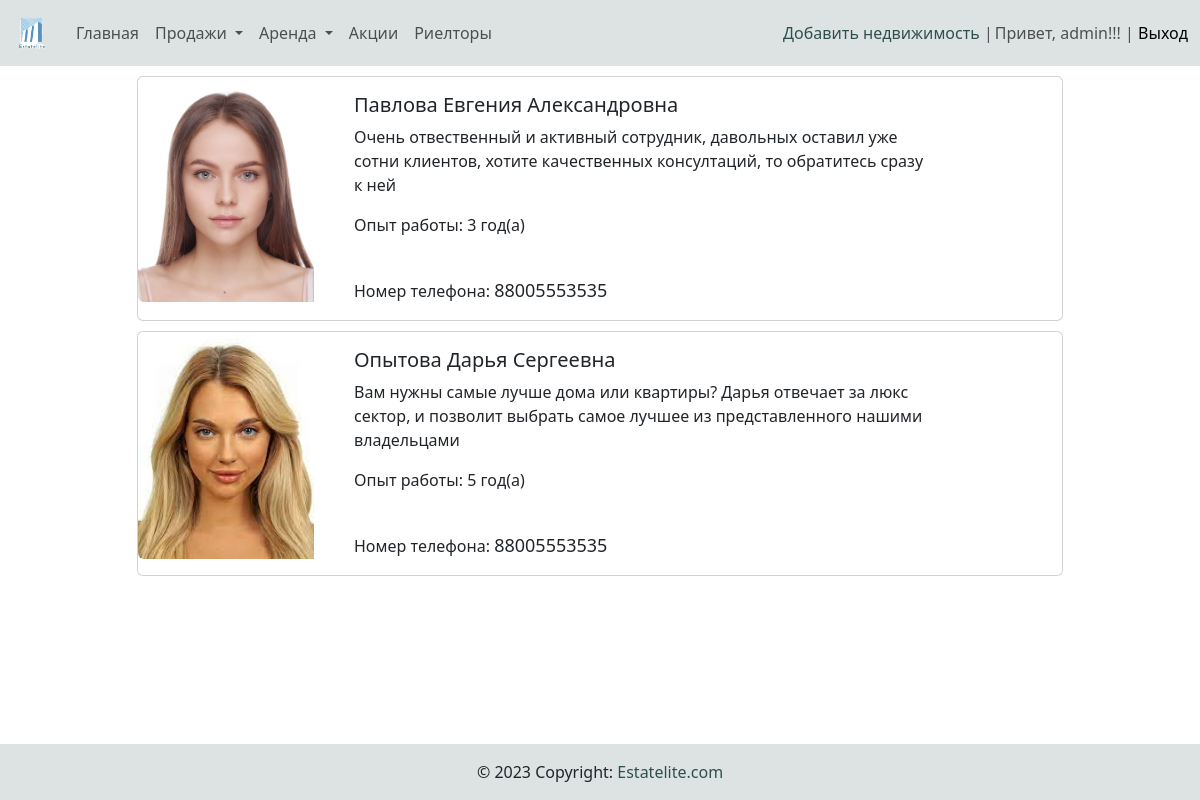
The app's page /realtors_list/ (signed in) with its own data.
### main/models.py (models this page shows, shortened)
class Realtor(models.Model):
    first_name = models.CharField(max_length=50)
    last_name = models.CharField(max_length=50)
    surname = models.CharField(max_length=50)
    gender = models.IntegerField(choices=[(0, 'Ж'), (1, 'М')], default=0)
    series = models.CharField(max_length=4)
    number = models.CharField(max_length=6)
    phone = models.CharField(max_length=20)
    experience = models.CharField(max_length=3)
    description = models.TextField()
    realtor_image = models.ImageField(blank=True, upload_to='realtor_photo/%Y/%m/%d/', verbose_name='Фото риелтора')

### main/views.py (the view)
# urls.py: path('realtors_list/', realtor_list, name='realtor')
def realtor_list(request):
    realtors = Realtor.objects.all()
    return render(request, 'main/realtor_list.html', {'realtor_list': realtors})

### main/templatetags/navbar_tags.py (called while the page is built)
@register.simple_tag()
def filtered_category_sale():
    dict_category = {
        'residential': [],
        'country': [],
        'commercial': [],
    }
    sale_category = Category.objects.filter(type_category='ПРОДАЖА')
    for s_cat in sale_category:
        if s_cat.subtype_category == 0:
            dict_category['residential'].append(s_cat)
        elif s_cat.subtype_category == 1:
            dict_category['country'].append(s_cat)
        else:
            dict_category['commercial'].append(s_cat)
    return dict_category

@register.simple_tag()
def filtered_category_rent():
    dict_category = {
        'residential': [],
        'country': [],
        'commercial': [],
    }
    rent_category = Category.objects.filter(type_category='АРЕНДА')
    for s_cat in rent_category:
        if s_cat.subtype_category == 0:
            dict_category['residential'].append(s_cat)
        elif s_cat.subtype_category == 1:
            dict_category['country'].append(s_cat)
        else:
            dict_category['commercial'].append(s_cat)
    return dict_category

@register.filter(name='has_group')
def has_group(user, group_name):
    group = Group.objects.get(name=group_name)
    return True if group in user.groups.all() else False

### main/templates/main/realtor_list.html
{% extends 'base.html' %}
{% load static %}
{% block content %}
<div class="container">
    {% if realtor_list %}
        {% for item in realtor_list %}
        <div class="row justify-content-center">
            <div class="col-10">
            <div class="card" style="margin-top: 10px;">
                <div class="row">
                  <div class="col-4" style="max-width: 200px;">
                    <img src="{{ item.realtor_image.url }}" class="img-fluid rounded-start" alt="...">
                  </div>
                  <div class="col-8">
                    <div class="card-body">
                      <h5 class="card-title">{{ item.first_name }} {{ item.last_name }} {{ item.surname }}</h5>
                      <p class="card-text">{{ item.description }}</p>
                      <p class="card-text">Опыт работы: {{ item.experience }} год(а)</p><br>
                      <span class="card-text">Номер телефона: <span style="font-size: large;">{{ item.phone }}</span></span>
                    </div>
                  </div>
                </div>
              </div>
            </div>
        </div>
        {% endfor %}
    {% else %}
        <h5>
            Сейчас нет риелторов.
        </h5>
    {% endif %}
</div>
{% endblock %}

### templates/inc/_nav.html (shortened to what this page needs)
{% load static %}
{% load navbar_tags %}
<nav class="navbar navbar-expand-lg navbar-light" style="background-color: #dde2e3;">
    <div class="container-xxl">
      <a class="navbar-brand" href=""><img src="{% static 'image/logoPng.png' %}" alt="logo" style="height: 40px; width: 40px;"></a>
      <div class="collapse navbar-collapse" id="navbarSupportedContent">
        <ul class="navbar-nav me-auto mb-2 mb-lg-0">
          <li class="nav-item"><a class="nav-link" href="{% url 'main:index' %}">Главная</a></li>
          <a class="nav-item dropdown-toggle nav-link" data-bs-toggle="collapse" href="#collapseExample" role="button" aria-expanded="false" aria-controls="collapseExample">
            Продажи
          </a>
          <a class="nav-item dropdown-toggle nav-link" data-bs-toggle="collapse" href="#rentExample" role="button" aria-expanded="false" aria-controls="collapseExample">
            Аренда
          </a>
          <li class="nav-item"><a class="nav-link" href="{% url 'main:discount' %}">Акции</a></li>
          <li class="nav-item"><a class="nav-link" href="{% url 'main:realtor' %}">Риелторы</a></li>
        </ul>
        {% if request.user.is_authenticated %}
          {% if not request.user|has_group:"owners" %}
            <span class="text-muted"><a href="{% url 'main:stay_owner' %}" class="a-custom">Стать владельцем</a> |</span>
          {% else %}
            <span class="text-muted"><a href="{% url 'main:add_estate' %}" class="a-custom">Добавить недвижимость</a> |</span>
          {% endif %}
        {% endif %}
        <span class="navbar-text">
          {% if request.user.is_authenticated %}
          <span style="margin-left: 2px;">Привет, {{ user.username }}!!! | <a href="{% url 'main:logout' %}" class="a-custom">Выход</a></span>
          {% endif %}
      </div>
  </nav>

### agency/static/css/style_for_a.css (style rules this page uses)
.a-custom { position: relative; color: darkslategrey; cursor: pointer; line-height: 1; text-decoration: none; }
.a-custom:after { display: block; position: absolute; left: 0; width: 0; height: 2px; background-color: gray; content: ""; transition: width 0.3s ease-out; }

### records on screen
Realtor: realtor_image (picture), first_name "Павлова", last_name "Евгения", surname "Александровна", description "Очень отвественный и активный сотрудник, давольных оставил уже сотни клиентов, хотите качественных консултаций, то обратитесь сразу к ней", experience "3", phone "88005553535"
Realtor: realtor_image (picture), first_name "Опытова", last_name "Дарья", surname "Сергеевна", description "Вам нужны самые лучше дома или квартиры? Дарья отвечает за люкс сектор, и позволит выбрать самое лучшее из представленного нашими владельцами", experience "5", phone "88005553535"

### other values on screen
{{ user.username }} "admin"
